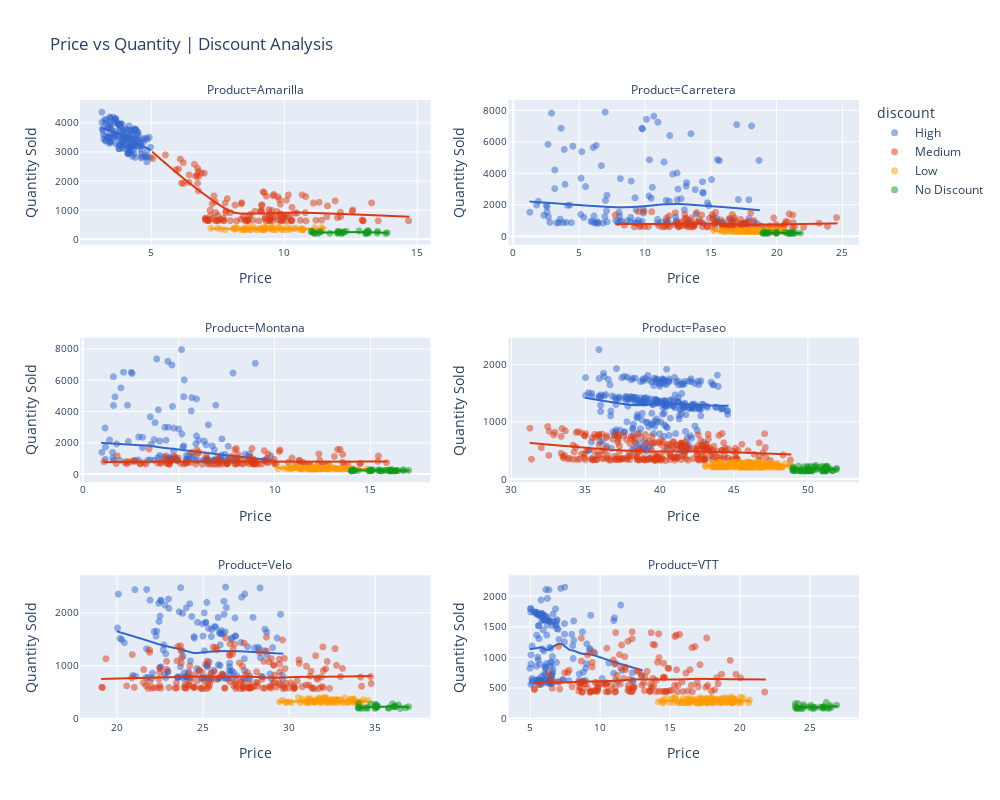

This figure's notebook cell:
### Markdown cell above
Amarilla has one of the highest price elasticities

### Code cell
# Exploring the relationship between price and units sold conditioned on the Discounts
fig = px.scatter(
    df, 
    x= 'price', y = 'Quantity',
    color= 'discount',
    facet_col= 'Product',
    facet_col_wrap=2,
    facet_col_spacing=0.1,
    facet_row_spacing=0.15,
    opacity=0.5,
    trendline='lowess',
    title= 'Price vs Quantity | Discount Analysis',
    width=1000,
    height=800,
    color_discrete_sequence=px.colors.qualitative.G10
).update_traces(
    marker= dict(size=7),
    hoverlabel= dict(font= dict(size=10))
).update_xaxes(
    title_text = 'Price',
    tickfont= dict(size=10)
).update_yaxes(
    title_text = 'Quantity Sold',
    tickfont= dict(size=10)
)

fig.for_each_yaxis(lambda yaxis: yaxis.update(showticklabels=True)) #show ticks
fig.for_each_xaxis(lambda xaxis: xaxis.update(showticklabels=True)) #show ticks
fig.update_yaxes(matches=None) # don't share y axis
fig.update_xaxes(matches=None) # don't share x axis

# Show figure
fig
